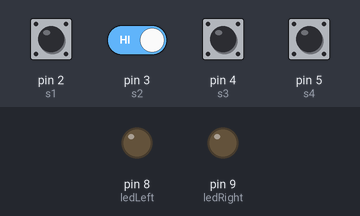
The sketch below on a simulated Arduino Uno, built with avr-gcc and run on an emulated ATmega328P. Shown: output pins drawn as LEDs (lit = HIGH). The inputs (shaded band) are chosen by the test bench; at power-on: pin 2 (s1), pin 3 (s2), pin 4 (s3), pin 5 (s4) HIGH.

Above: at 1.2 s.
1.3 s: pin 2 (s1) pulled LOW for 0.15 s
At 1.37 s:
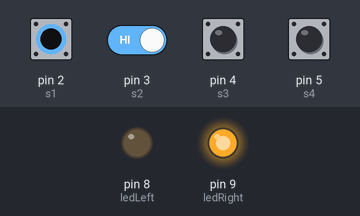
2.9 s: pin 4 (s3) pulled LOW for 0.15 s
At 2.97 s:
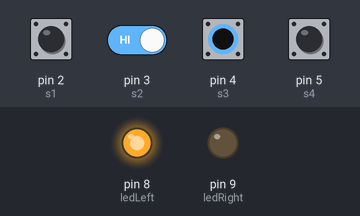
4.5 s: pin 3 (s2) driven LOW and pin 4 (s3) driven LOW
At 4.9 s:
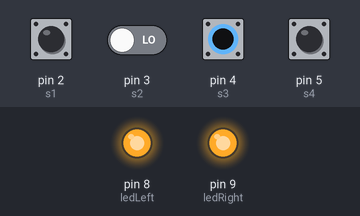
6.0 s: pin 3 (s2) driven HIGH
At 7.2 s:
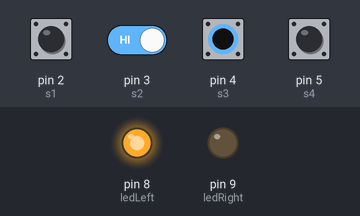
7.5 s: pin 3 (s2) driven LOW
At 8.4 s:
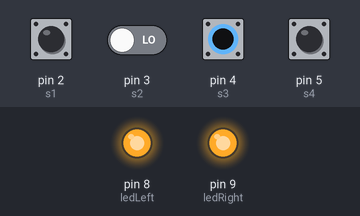
Timing chart, 0 to 10.0 s (numbered marks = the images above; inputs shaded):
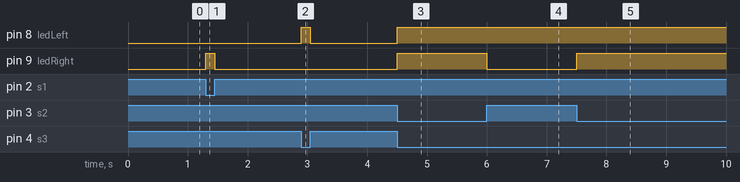

The sketch:

sketch_jan25a.ino
```cpp
const int s1 = 2;  //sensor 1
const int s2 = 3;  //sensor 2
const int s3 = 4;  //sensor 3
const int s4 = 5;  //sensor 4
const int ledLeft = 8;  //LED hijau
const int ledRight = 9;  //LED kuning

void setup ()
// suis active low
{
  pinMode (s1,INPUT_PULLUP);
  pinMode (s2,INPUT_PULLUP);
  pinMode (s3,INPUT_PULLUP);
  pinMode (s4,INPUT_PULLUP);
  pinMode (ledLeft,OUTPUT);
  pinMode (ledRight,OUTPUT);
}

void loop ()
{
  if(digitalRead (s2) == LOW && digitalRead (s3) == LOW)  // gerak depan
  {
    depan ();
  }
  // gerak kanan
  else if(digitalRead (s1) == LOW || digitalRead (s2) == LOW)  // gerak kanan
  {
    kanan ();
  }
  // gerak kiri
   else if(digitalRead (s3) == LOW || digitalRead (s4) == LOW)  // gerak kiri
  {
    kiri ();
  }
  // gerak simpang
  else if(digitalRead (s1) == LOW && digitalRead (s4) == LOW)  // gerak simpang
  {
    kiri ();
  }

  else
  {
    henti ();
  }
}

void depan ()
// gerak depan
{
  digitalWrite (ledLeft,HIGH);
  digitalWrite (ledRight,HIGH);
}

void kanan ()
// gerak kanan
{
  digitalWrite (ledLeft,LOW);
  digitalWrite (ledRight,HIGH);
}

void kiri ()
// gerak kiri
{
  digitalWrite (ledLeft,HIGH);
  digitalWrite (ledRight,LOW);
}

void henti ()
// berhenti
{
  digitalWrite (ledLeft,LOW);
  digitalWrite (ledRight,LOW);
}
```

Measured:
- after the input at 1.3 s, pin 9 (ledRight): LOW → HIGH at once, → LOW 0.15 s later
- after the input at 2.9 s, pin 8 (ledLeft): LOW → HIGH at once, → LOW 0.15 s later
- after the input at 4.5 s, pin 8 (ledLeft), pin 9 (ledRight): LOW → HIGH at once
- after the input at 6.0 s, pin 9 (ledRight): HIGH → LOW at once
- after the input at 7.5 s, pin 9 (ledRight): LOW → HIGH at once
